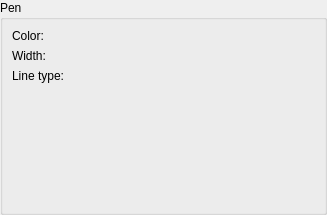
<ui version="4.0" >
 <author></author>
 <comment></comment>
 <exportmacro></exportmacro>
 <class>QG_WidgetPen</class>
 <widget class="QWidget" name="QG_WidgetPen" >
  <property name="geometry" >
   <rect>
    <x>0</x>
    <y>0</y>
    <width>327</width>
    <height>215</height>
   </rect>
  </property>
  <property name="minimumSize" >
   <size>
    <width>260</width>
    <height>140</height>
   </size>
  </property>
  <layout class="QVBoxLayout" >
   <property name="margin" >
    <number>0</number>
   </property>
   <property name="spacing" >
    <number>6</number>
   </property>
   <item>
    <widget class="QGroupBox" name="gbPen" >
     <property name="title" >
      <string>Pen</string>
     </property>
     <layout class="QGridLayout" >
      <property name="margin" >
       <number>9</number>
      </property>
      <property name="spacing" >
       <number>6</number>
      </property>
      <item row="0" column="0" >
       <widget class="QLabel" name="lColor" >
        <property name="sizePolicy" >
         <sizepolicy>
          <hsizetype>3</hsizetype>
          <vsizetype>5</vsizetype>
          <horstretch>0</horstretch>
          <verstretch>0</verstretch>
         </sizepolicy>
        </property>
        <property name="text" >
         <string>Color:</string>
        </property>
       </widget>
      </item>
      <item row="0" column="1" >
       <widget class="QG_ColorBox" name="cbColor" />
      </item>
      <item row="1" column="1" >
       <widget class="QG_WidthBox" name="cbWidth" />
      </item>
      <item row="1" column="0" >
       <widget class="QLabel" name="lWidth" >
        <property name="sizePolicy" >
         <sizepolicy>
          <hsizetype>3</hsizetype>
          <vsizetype>5</vsizetype>
          <horstretch>0</horstretch>
          <verstretch>0</verstretch>
         </sizepolicy>
        </property>
        <property name="text" >
         <string>Width:</string>
        </property>
       </widget>
      </item>
      <item row="2" column="0" >
       <widget class="QLabel" name="lLineType" >
        <property name="sizePolicy" >
         <sizepolicy>
          <hsizetype>3</hsizetype>
          <vsizetype>5</vsizetype>
          <horstretch>0</horstretch>
          <verstretch>0</verstretch>
         </sizepolicy>
        </property>
        <property name="text" >
         <string>Line type:</string>
        </property>
       </widget>
      </item>
      <item row="2" column="1" >
       <widget class="QG_LineTypeBox" name="cbLineType" />
      </item>
      <item row="3" column="1" >
       <spacer>
        <property name="orientation" >
         <enum>Qt::Vertical</enum>
        </property>
        <property name="sizeHint" >
         <size>
          <width>21</width>
          <height>21</height>
         </size>
        </property>
       </spacer>
      </item>
      <item row="3" column="0" >
       <spacer>
        <property name="orientation" >
         <enum>Qt::Vertical</enum>
        </property>
        <property name="sizeHint" >
         <size>
          <width>31</width>
          <height>21</height>
         </size>
        </property>
       </spacer>
      </item>
     </layout>
    </widget>
   </item>
  </layout>
 </widget>
 <pixmapfunction></pixmapfunction>
 <customwidgets>
  <customwidget>
   <class>QG_ColorBox</class>
   <extends></extends>
   <header>qg_colorbox.h</header>
   <container>0</container>
   <pixmap></pixmap>
  </customwidget>
  <customwidget>
   <class>QG_WidthBox</class>
   <extends></extends>
   <header>qg_widthbox.h</header>
   <container>0</container>
   <pixmap></pixmap>
  </customwidget>
  <customwidget>
   <class>QG_LineTypeBox</class>
   <extends></extends>
   <header>qg_linetypebox.h</header>
   <container>0</container>
   <pixmap></pixmap>
  </customwidget>
 </customwidgets>
 <resources/>
 <connections/>
</ui>
